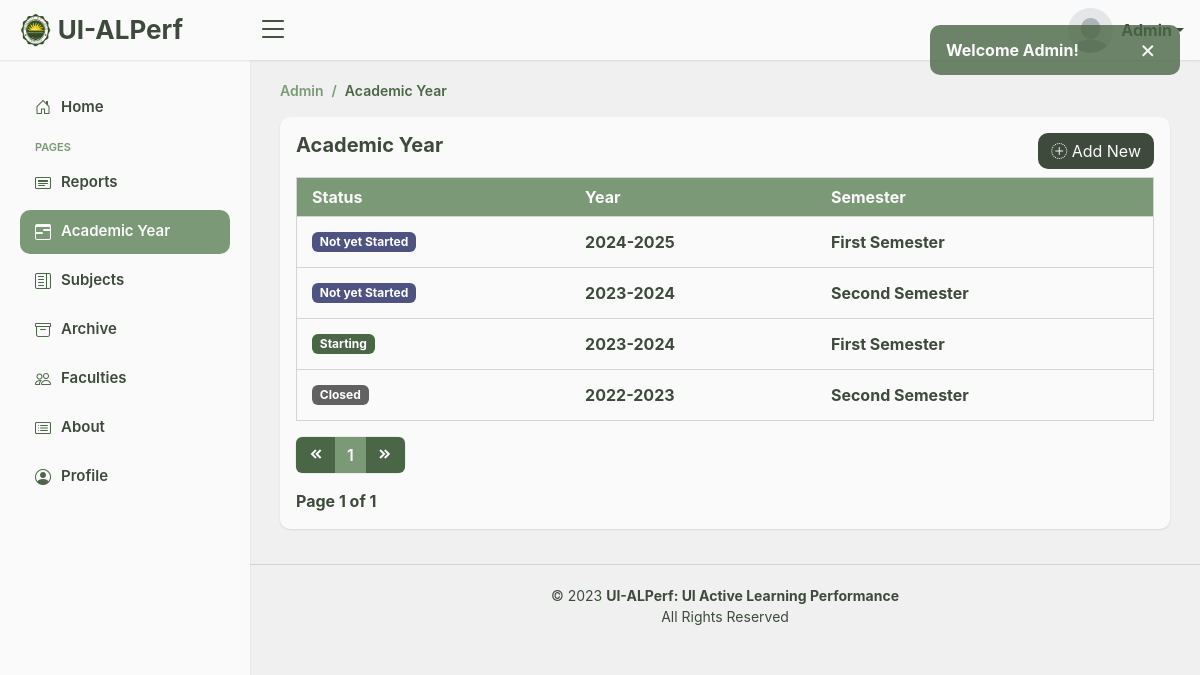
Screenshot of /admin/admin_year.php (signed in) with the database file from the repository.
### tables this page shows
CREATE TABLE `academic_year` (
  `id` int(255) NOT NULL,
  `year` varchar(255) NOT NULL,
  `semester` varchar(255) NOT NULL,
  `status` int(1) NOT NULL DEFAULT 0 COMMENT '0=pending,1=started,2=closed'
);

### admin/admin_year.php (the view, shortened to what this page needs)
<?php
   include "../process_admin.php";
   if(isset($_SESSION['session_admin'])){
      ?>
         <!DOCTYPE html>
         <html lang="en">
         <head>
            <link href="../assets/vendor/bootstrap/css/bootstrap.min.css" rel="stylesheet">
            <link href="../assets/vendor/bootstrap-icons/bootstrap-icons.css" rel="stylesheet">
            <link href="../assets/vendor/boxicons/css/boxicons.min.css" rel="stylesheet">
            <link href="../assets/css/admin.css" rel="stylesheet">
         </head>
         <body>
            <?php include "../includes/alerts.php"; ?>
            <?php include "../includes/admin_header.php"; ?>
            <?php include "../includes/admin_sidebar.php"; ?>
            <main id="main" class="main">
               <div class="pagetitle">
                  <nav>
                     <ol class="breadcrumb">
                        <li class="breadcrumb-item"><a href="admin_home.php">Admin</a></li>
                        <li class="breadcrumb-item active">Academic Year</li>
                     </ol>
                  </nav>
               </div>
               <section class="section academic_year">
                  <div class="row">
                     <div class="col-12 ayayay">
                        <div class="card">
                           <div class="card-body">
                              <div class="d-flex justify-content-between mb-2">
                                 <h5 class="fw-bold table-title">Academic Year</h5>
                                 <button class="add-button" type="button" data-bs-toggle="modal" data-bs-target="#new_acad_modal"><i class="bi bi-plus-circle-dotted"></i> Add New</button>
                              </div>
                              <div class="card-table">
                                 <table>
                                    <tr>
                                       <th>Status</th>
                                       <th>Year</th>
                                       <th>Semester</th>
                                    </tr>
                                    <?php
                                       if(isset($_GET['page_no']) && $_GET['page_no'] !== ''){
                                          $page_no = $_GET['page_no'];
                                       }else{
                                          $page_no = 1;
                                       }
                                       $total_records_per_page = 10;
                                       $offset = ($page_no - 1) * $total_records_per_page;
                                       $previous_page = $page_no - 1;
                                       $next_page = $page_no + 1;
                                       $result_count = mysqli_query($conn, "SELECT COUNT(*) AS total_records FROM `academic_year`");
                                       $records = mysqli_fetch_assoc($result_count);
                                       $total_records = $records['total_records'];
                                       $total_no_of_pages = ceil($total_records / $total_records_per_page);
                                       $query = mysqli_query($conn, "SELECT * FROM `academic_year` ORDER BY `year` DESC, `semester` DESC LIMIT $offset, $total_records_per_page");
                                       while($row = mysqli_fetch_assoc($query)){
                                          ?>
                                             <tr>
                                                <td>
                                                   <a data-bs-toggle="modal" data-bs-target="#update_acad_modal_<?php echo $row['id'] ?>">
                                                      <?php
                                                         if($row['status'] == 0){
                                                            ?><span class="badge badge_pending">Not yet Started</span><?php
                                                         }elseif($row['status'] == 1){
                                                            ?><span class="badge badge_started">Starting</span><?php
                                                         }elseif($row['status'] == 2){
                                                            ?><span class="badge badge_closed">Closed</span><?php
                                                         }
                                                      ?>
                                                   </a>
                                                </td>
                                                <td class="fw-bold"><a data-bs-toggle="modal" data-bs-target="#update_acad_modal_<?php echo $row['id'] ?>"><?php echo $row['year'] ?></a></td>
                                                <td class="fw-bold"><a data-bs-toggle="modal" data-bs-target="#update_acad_modal_<?php echo $row['id'] ?>"><?php echo $row['semester'] ?></a></td>
                                             </tr>
                                          <?php
                                       }
                                    ?>
                                 </table>
                              </div>
                              <div>
                                 <nav class="mt-3 d-flex">
                                    <ul class="pagination">
                                       <li class="page-item buttons"><a class="page-link <?php echo ($page_no <= 1) ? 'disabled' : ''; ?>" <?php echo ($page_no > 1) ? 'href="?page_no=' . $previous_page . '"' : ''; ?>><i class='bx bxs-chevrons-left'></i></a></li>
                                       <?php
                                          $num_links_before_after = 1;
                                          for($i = max(1, $page_no - $num_links_before_after); $i <= min($total_no_of_pages, $page_no + $num_links_before_after); $i++){
                                             if((int)$page_no == $i){
                                                ?><li class="page-item pages"><a class="page-link active"><?php echo $i; ?></a></li><?php
                                             }else{
                                                ?><li class="page-item pages"><a class="page-link" href="?page_no=<?php echo $i; ?>"><?php echo $i; ?></a></li><?php
                                             }
                                          }
                                       ?>
                                       <li class="page-item buttons"><a class="page-link <?php echo ($page_no >= $total_no_of_pages) ? 'disabled' : ''; ?>" <?php echo ($page_no < $total_no_of_pages) ? 'href="?page_no=' . $next_page . '"' : ''; ?>><i class='bx bxs-chevrons-right'></i></a></li>
                                    </ul>
                                 </nav>
                                 <div class="buts">
                                    <strong>Page <?php echo $page_no; ?> of <?php echo $total_no_of_pages; ?></strong>
                                 </div>
                              </div>
                           </div>
                        </div>
                     </div>
                  </div>
               </section>
            </main>
            <footer id="footer" class="footer">
               <div class="copyright">
               &copy; 2023 <strong><span> UI-ALPerf: UI Active Learning Performance </span></strong><br> All Rights Reserved
               </div>
            </footer>
         </body>
         </html>
      <?php
   }else{
      header("Location: ../index.php"); exit;
   }
?>

### assets/css/admin.css (style rules this page uses)
:root { scroll-behavior: smooth; }
body { font-family: -apple-system, BlinkMacSystemFont, "Segoe UI", Roboto, "Helvetica Neue", Arial, "Noto Sans", sans-serif, "Apple Color Emoji", "Segoe UI Emoji", "Segoe UI Symbol", "Noto Color Emoji"; background: #F0F0F0; }
a { text-decoration: none; }
.pagination { box-shadow: rgba(0, 0, 0, 0.05) 0px 0px 0px 1px; border-radius: 8px; }
.pagination .buttons a { background-color: #4A6646; color: #FAFAFA; border: none; transition: .4s; }
.pagination .pages a, .pagination .pages span { border: none; color: #3E4A3C; background-color: #FAFAFA; font-weight: 600; }
.pagination .pages a.active { background-color: #7B9977; color: #FAFAFA; }
.buts { color: #3E4A3C; }
#main { margin-top: 60px; padding: 20px 30px; transition: all 0.3s; }
.pagetitle { margin-bottom: 7px; }
.breadcrumb { font-size: 14px; font-family: -apple-system, BlinkMacSystemFont, "Segoe UI", Roboto, "Helvetica Neue", Arial, "Noto Sans", sans-serif, "Apple Color Emoji", "Segoe UI Emoji", "Segoe UI Symbol", "Noto Color Emoji"; font-weight: 600; }
.breadcrumb a { color: #7B9977; transition: 0.3s; }
.breadcrumb .breadcrumb-item::before { color: #7B9977; }
.breadcrumb .active { color: #4A6646; font-weight: 600; }
@media (min-width: 1200px) { #main, #footer { margin-left: 250px; } }
.home .reports-table table th, td { white-space: nowrap; color: #3E4A3C; }
.academic_year .card { border: none; background-color: #FAFAFA; box-shadow: rgba(0, 0, 0, 0.1) 0px 1px 2px 0px; border-radius: 10px; margin-bottom: 15px; }
.academic_year .card .table-title { color: #3E4A3C; }
.academic_year .card .add-button { border: none; background-color: #3E4A3C; color: #FAFAFA; border-radius: 10px; padding: 6px 13px; transition: .3s }
.academic_year .card-table { overflow: auto; }
.academic_year .card-table table { width: 100%; }
.academic_year .card-table table tr { transition: .2s; border: 1px solid #D4D4D4; }
.academic_year table th, td { white-space: nowrap; }
.academic_year table th { background-color: #7B9977; color: #FAFAFA; padding: 7px 15px; }
.academic_year table td { padding: 5px 15px; }
.academic_year table td a { display: flex; color: #3E4A3C; padding: 8px 10px 8px 0; cursor: pointer; }
.academic_year table td .badge_pending { background-color: #4E5382; }
.academic_year table td .badge_started { background-color: #4A6646; }
.academic_year table td .badge_closed { background-color: #616161; }
.subjects table th, td { white-space: nowrap; }
.faculty table th, td { white-space: nowrap; }
.footer { padding: 20px 0; font-size: 14px; transition: all 0.3s; border-top: 1px solid #D0D6CE; }
.footer .copyright { text-align: center; color: #3E4A3C; }

### rows the page displays
academic_year: status "Not yet Started", year "2024-2025", semester "First Semester"
academic_year: status "Not yet Started", year "2023-2024", semester "Second Semester"
academic_year: status "Starting", year "2023-2024", semester "First Semester"
academic_year: status "Closed", year "2022-2023", semester "Second Semester"

### other values shown
$_SESSION['success_alert'] "Welcome Admin!"
$page_no "1"
$total_no_of_pages "1"
